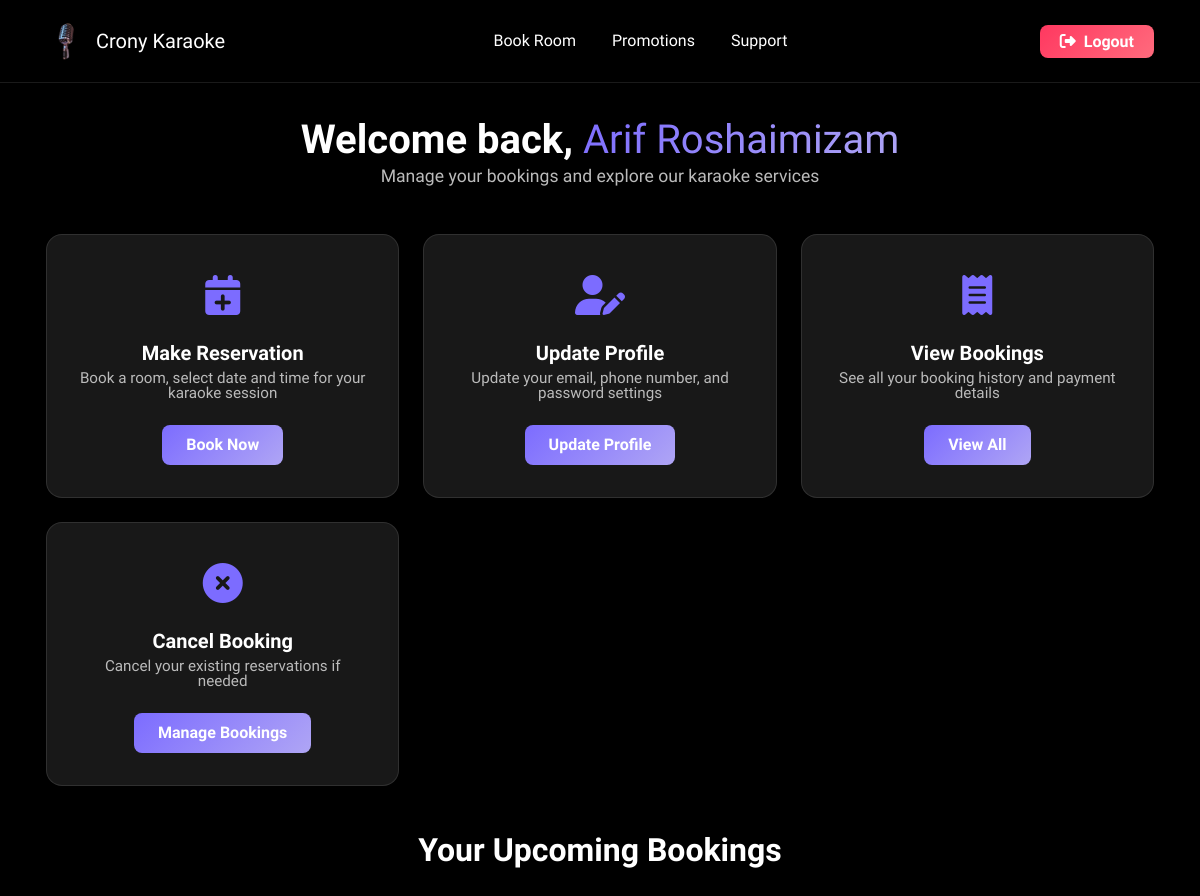
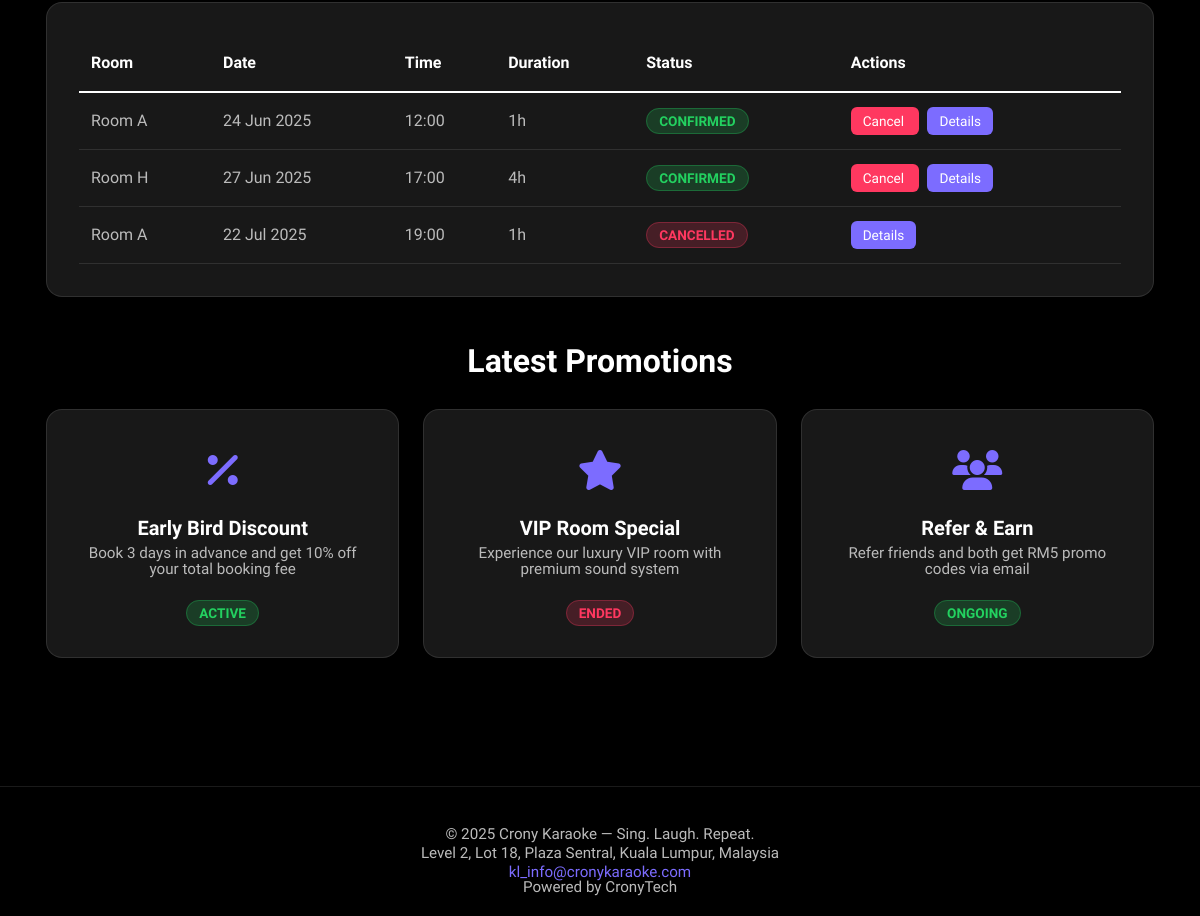
Page /user/user_home.php (signed in) on the committed database (2 pictures, top to bottom).
### tables this page shows
CREATE TABLE `reservations` (
  `reservationID` int(11) NOT NULL,
  `userID` int(11) DEFAULT NULL,
  `roomID` int(11) DEFAULT NULL,
  `reservationDate` date DEFAULT NULL,
  `startTime` time DEFAULT NULL,
  `endTime` time DEFAULT NULL,
  `totalPrice` decimal(10,2) DEFAULT NULL,
  `status` enum('pending','confirmed','cancelled') DEFAULT 'pending',
  `addInfo` text NOT NULL,
  `createdAt` timestamp NOT NULL DEFAULT current_timestamp()
);

CREATE TABLE `rooms` (
  `roomID` int(11) NOT NULL,
  `roomName` varchar(100) DEFAULT NULL,
  `capacity` int(11) DEFAULT NULL,
  `status` enum('available','unavailable') DEFAULT 'available',
  `packageID` int(11) DEFAULT NULL
);

### user/user_home.php (the view, shortened to what this page needs)
<?php
include '../dbconfig.php';
$username = $_SESSION['fullName'];
$userID = $_SESSION['userID'];
?>
<!DOCTYPE html>
<html lang="en">
<head>
  <link rel="stylesheet" href="../assets/bootstrap/css/bootstrap.min.css">
  <link rel="stylesheet" href="../assets/animatecss/animate.css">
  <link rel="stylesheet" href="../assets/theme/css/style.css">
  <link rel="stylesheet" href="https://cdnjs.cloudflare.com/ajax/libs/font-awesome/6.4.2/css/all.min.css">
  <link rel="stylesheet" href="style.css">
</head>
<body>
  <nav class="navbar navbar-expand-lg navbar-dark fixed-top">
    <div class="container">
      <a class="navbar-brand" href="user_home.php">
        <img src="../assets/images/cronykaraoke-1.webp" alt="Crony Karaoke Logo">
        <span>Crony Karaoke</span>
      </a>
      <div class="collapse navbar-collapse" id="navbarNav">
        <ul class="navbar-nav ms-auto me-auto">
          <li class="nav-item">
            <a class="nav-link" href="make_reservation.php">Book Room</a>
          </li>
          <li class="nav-item">
            <a class="nav-link" href="#promotions">Promotions</a>
          </li>
          <li class="nav-item">
            <a class="nav-link" href="mailto:helper@cronykaraoke.com">Support</a>
          </li>
        </ul>
        <a class="btn-logout" href="../logout.php">
          <i class="fas fa-sign-out-alt me-1"></i>
          Logout
        </a>
      </div>
    </div>
  </nav>
  <main class="main-content">
    <div class="container">
      <div class="welcome-header">
        <h1 class="welcome-title">
          Welcome back, <span class="username-highlight"><?php echo htmlspecialchars($username); ?></span>
        </h1>
        <p class="welcome-subtitle">Manage your bookings and explore our karaoke services</p>
      </div>
      <div class="dashboard-grid">
        <div class="dashboard-card">
          <div class="card-icon">
            <i class="fas fa-calendar-plus"></i>
          </div>
          <h3 class="card-title">Make Reservation</h3>
          <p class="card-description">Book a room, select date and time for your karaoke session</p>
          <a href="make_reservation.php" class="card-button">Book Now</a>
        </div>
        <div class="dashboard-card">
          <div class="card-icon">
            <i class="fas fa-user-edit"></i>
          </div>
          <h3 class="card-title">Update Profile</h3>
          <p class="card-description">Update your email, phone number, and password settings</p>
          <a href="profile_update.php" class="card-button">Update Profile</a>
        </div>
        <div class="dashboard-card">
          <div class="card-icon">
            <i class="fas fa-receipt"></i>
          </div>
          <h3 class="card-title">View Bookings</h3>
          <p class="card-description">See all your booking history and payment details</p>
          <a href="booking.php" class="card-button">View All</a>
        </div>
        <div class="dashboard-card">
          <div class="card-icon">
            <i class="fas fa-times-circle"></i>
          </div>
          <h3 class="card-title">Cancel Booking</h3>
          <p class="card-description">Cancel your existing reservations if needed</p>
          <a href="cancel_reservation.php" class="card-button">Manage Bookings</a>
        </div>
      </div>
      <div class="bookings-section">
        <h2 class="section-title">Your Upcoming Bookings</h2>
        <div class="table-container">
          <?php
          $today = date('Y-m-d');
          $query = "SELECT r.reservationID, rm.roomName, r.reservationDate, r.startTime, r.endTime, r.status
                    FROM reservations r
                    JOIN rooms rm ON r.roomID = rm.roomID
                    WHERE r.userID = ? AND r.reservationDate >= ?
                    ORDER BY r.reservationDate ASC, r.startTime ASC";
          $stmt = $conn->prepare($query);
          $stmt->bind_param("is", $userID, $today);
          $stmt->execute();
          $result = $stmt->get_result();
          if ($result->num_rows > 0) {
          ?>
            <div class="table-responsive">
              <table class="table">
                <thead>
                  <tr>
                    <th>Room</th>
                    <th>Date</th>
                    <th>Time</th>
                    <th>Duration</th>
                    <th>Status</th>
                    <th>Actions</th>
                  </tr>
                </thead>
                <tbody>
                  <?php
                  while ($row = $result->fetch_assoc()) {
                    $reservationID = $row['reservationID'];
                    $roomName = $row['roomName'];
                    $date = date("d M Y", strtotime($row['reservationDate']));
                    $startTime = date("H:i", strtotime($row['startTime']));
                    $duration = round((strtotime($row['endTime']) - strtotime($row['startTime'])) / 3600, 1);
                    $status = strtolower($row['status']);
                    $statusClass = 'status-pending';
                    if ($status == 'confirmed') $statusClass = 'status-confirmed';
                    if ($status == 'cancelled') $statusClass = 'status-cancelled';
                  ?>
                    <tr>
                      <td><?php echo htmlspecialchars($roomName); ?></td>
                      <td><?php echo $date; ?></td>
                      <td><?php echo $startTime; ?></td>
                      <td><?php echo $duration; ?>h</td>
                      <td>
                        <span class="status-badge <?php echo $statusClass; ?>">
                          <?php echo ucfirst($status); ?>
                        </span>
                      </td>
                      <td>
                        <?php if ($status != 'cancelled' && $row['reservationDate'] >= $today): ?>
                          <a href="cancel_reservation.php?id=<?php echo $reservationID; ?>" class="action-btn btn-cancel">
                            Cancel
                          </a>
                        <?php endif; ?>
                        <a href="view_invoice.php?id=<?php echo $reservationID; ?>" class="action-btn btn-detail">
                          Details
                        </a>
                      </td>
                    </tr>
                  <?php } ?>
                </tbody>
              </table>
            </div>
          <?php
          }
          ?>
        </div>
      </div>
      <div id="promotions" class="promotions-section">
        <h2 class="section-title">Latest Promotions</h2>
        <div class="dashboard-grid">
          <div class="dashboard-card">
            <div class="card-icon">
              <i class="fas fa-percentage"></i>
            </div>
            <h3 class="card-title">Early Bird Discount</h3>
            <p class="card-description">Book 3 days in advance and get 10% off your total booking fee</p>
            <span class="status-badge status-confirmed">Active</span>
          </div>
          <div class="dashboard-card">
            <div class="card-icon">
              <i class="fas fa-star"></i>
            </div>
            <h3 class="card-title">VIP Room Special</h3>
            <p class="card-description">Experience our luxury VIP room with premium sound system</p>
            <span class="status-badge status-cancelled">Ended</span>
          </div>
          <div class="dashboard-card">
            <div class="card-icon">
              <i class="fas fa-users"></i>
            </div>
            <h3 class="card-title">Refer & Earn</h3>
            <p class="card-description">Refer friends and both get RM5 promo codes via email</p>
            <span class="status-badge status-confirmed">Ongoing</span>
          </div>
        </div>
      </div>
    </div>
  </main>
  <footer class="footer">
    <div class="container">
      <div class="footer-info">
        <p class="mb-1">© 2025 Crony Karaoke — Sing. Laugh. Repeat.</p>
        <p class="mb-1">Level 2, Lot 18, Plaza Sentral, Kuala Lumpur, Malaysia</p>
        <p class="mb-0">
          <a href="mailto:kl_info@cronykaraoke.com">kl_info@cronykaraoke.com</a>
        </p>
        <p class="mb-0">Powered by CronyTech</p>
      </div>
    </div>
  </footer>
</body>
</html>

### assets/theme/css/style.css (style rules this page uses)
body { font-style: normal; line-height: 1.5; font-weight: 400; color: #232323; position: relative; }
section, .container, .container-fluid { position: relative; word-wrap: break-word; }
a { font-style: normal; font-weight: 400; cursor: pointer; }
a, a:hover { text-decoration: none; }
h1, h2, h3, h4, h5, h6, .display-1, .display-2, .display-4, .display-5, .display-7, span, p, a { line-height: 1; word-break: break-word; word-wrap: break-word; font-weight: 400; }
img, iframe { display: block; width: 100%; }
.navbar { display: -webkit-flex; -webkit-flex-wrap: wrap; -webkit-align-items: center; -webkit-justify-content: space-between; }
.navbar-collapse { -webkit-flex-basis: 100%; -webkit-flex-grow: 1; -webkit-align-items: center; }
html, body { height: auto; min-height: 100vh; }
ul, ol, pre, blockquote { margin-bottom: 2.3125rem; }
.container, .container-fluid { padding-left: 16px; padding-right: 16px; }

### rows in the picture
reservations: roomID.roomName "Room A", reservationDate "24 Jun 2025", startTime "12:00", duration "1", status "CONFIRMED"
reservations: roomID.roomName "Room H", reservationDate "27 Jun 2025", startTime "17:00", duration "4", status "CONFIRMED"
reservations: roomID.roomName "Room A", reservationDate "22 Jul 2025", startTime "19:00", duration "1", status "CANCELLED"

### other values in the picture
$username "Arif Roshaimizam"
